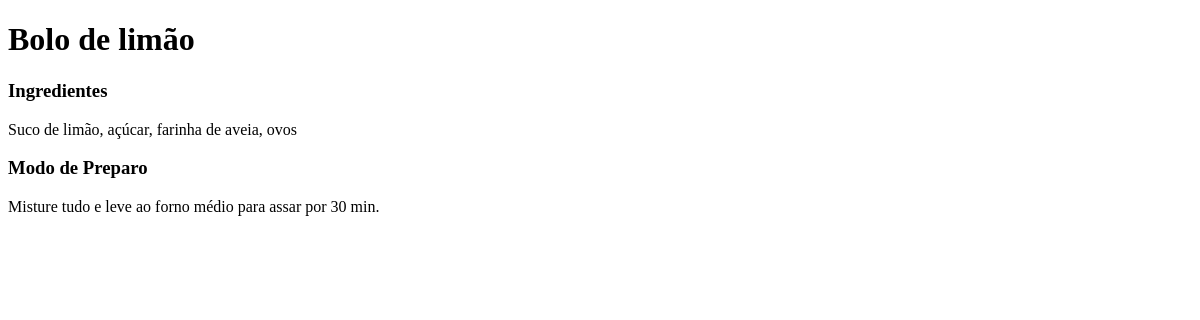
Page /detalhes_receita/1/ on the earlier database version.
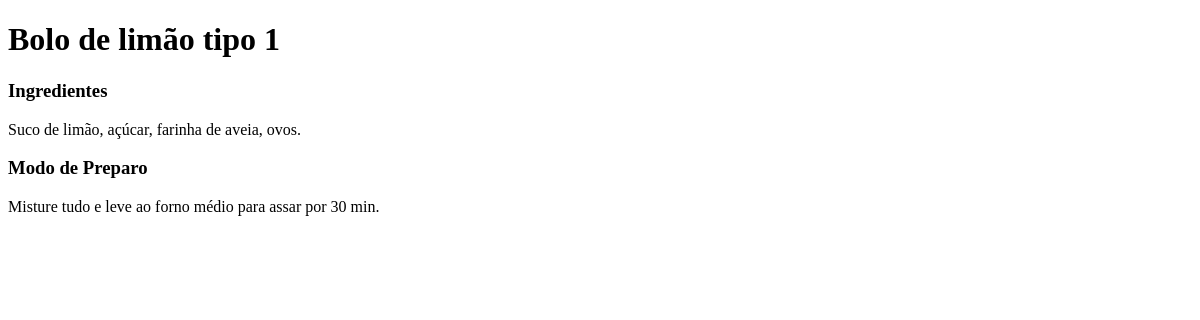
Same page on the later database version.
### receita/models.py (models this page shows, shortened)
class Receita(models.Model):
    titulo = models.CharField(max_length=100)
    ingredientes = models.TextField()
    modo_preparo = models.TextField()
    data_criacao = models.DateTimeField(auto_now_add=True)
    categoria = models.ForeignKey(Categoria, on_delete=models.CASCADE)

### receita/views.py (the view)
# urls.py: path('detalhes_receita/<int:id_receita>/', views.detalhes_receita, name='detalhes_receita'),
def detalhes_receita(request, id_receita):
    receita = Receita.objects.get(id=id_receita)
    context = {'receita': receita}
    return render(request, 'detalhes_receita.html', context)

### receita/templates/detalhes_receita.html (shortened to what this page needs)
<!DOCTYPE html>
<html lang="en">
<head>
</head>
<body>
    <h1>{{ receita.titulo }}</h1>
    <section>
        <h3>Ingredientes</h3>
        <p>{{ receita.ingredientes }}</p>
    </section>
    <section>
        <h3>Modo de Preparo</h3>
        <p>{{ receita.modo_preparo }}</p>
    </section>
</body>
</html>

Differences in the rows shown:
changed Receita "Misture tudo e leve ao forno médio para assar por 30 min.": titulo "Bolo de limão" → "Bolo de limão tipo 1"; ingredientes "Suco de limão, açúcar, farinha de aveia, ovos" → "Suco de limão, açúcar, farinha de aveia, ovos."
